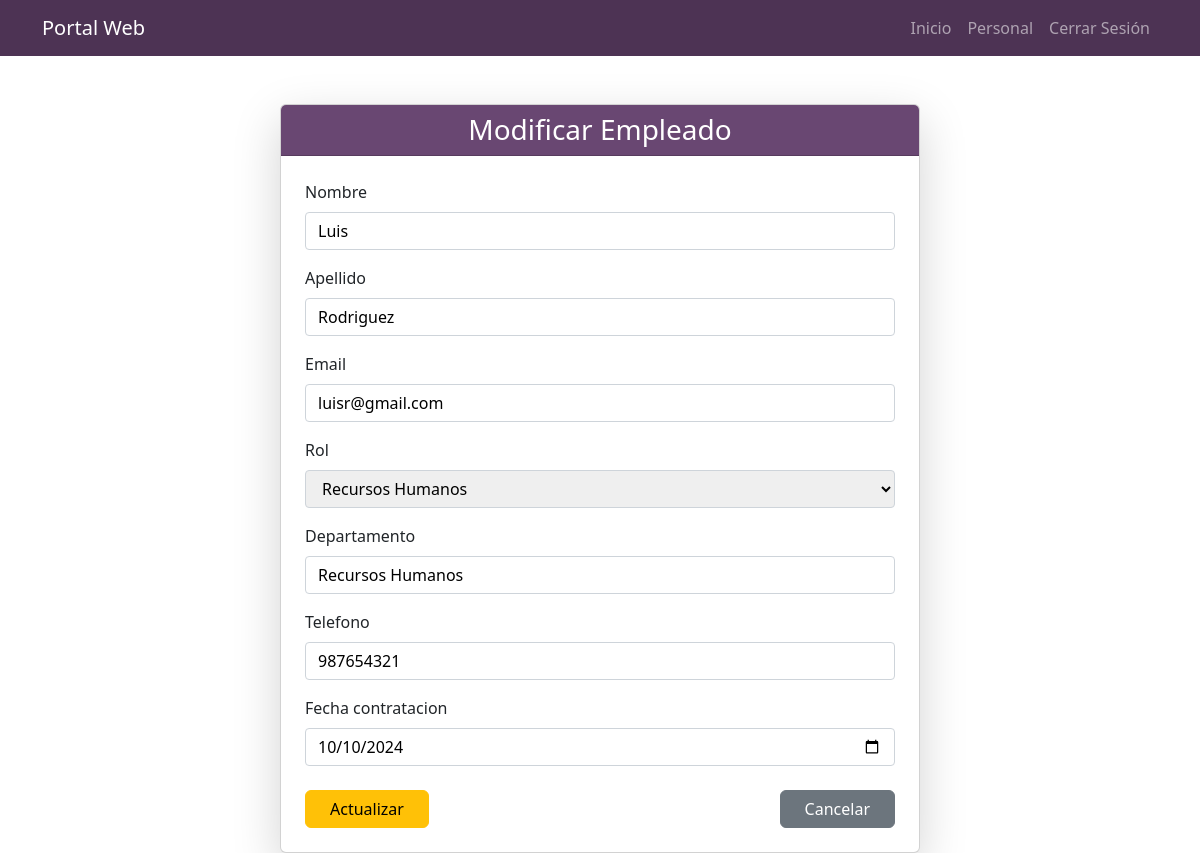
Screenshot of /modificar_empleado/1/ (signed in) with the database file from the repository.
### app/models.py (models this page shows, shortened)
class Empleado(models.Model):
    ROLES = (
        ('Gerente', 'Gerente'),
        ('Desarrollador', 'Desarrollador'),
        ('Recursos Humanos', 'Recursos Humanos'),
        ('Vendedor', 'Vendedor'),
    )
    nombre = models.CharField(max_length=50)
    apellido = models.CharField(max_length=50)
    email = models.EmailField(unique=True)
    rol = models.CharField(max_length=50, choices=ROLES)
    departamento = models.CharField(max_length=50)
    fecha_contratacion = models.DateField()
    telefono = models.CharField(max_length=15)
    usuario = models.ForeignKey(User, on_delete=models.CASCADE)

### app/views.py (the view)
# urls.py: path('modificar_empleado/<int:empleado_id>/', views.modificar_empleado, name='modificar_empleado'),
@login_required
def modificar_empleado(request, empleado_id):
    empleado = get_object_or_404(Empleado, id=empleado_id, usuario=request.user)
    if request.method == 'POST':
        form = EmpleadoForm(request.POST, instance=empleado)
        if form.is_valid():
            form.save()
            return redirect('personal')
    else:
        form = EmpleadoForm(instance=empleado)
    return render(request, 'personal/modificar_empleado.html', {'form': form, 'empleado': empleado})

### app/forms.py
class EmpleadoForm(forms.ModelForm):
    class Meta:
        model = Empleado
        fields = ['nombre', 'apellido', 'email', 'rol', 'departamento', 'telefono', 'fecha_contratacion']
        widgets = {
            'fecha_contratacion': forms.DateInput(attrs={'type': 'date'}),
        }

### app/templates/personal/modificar_empleado.html (shortened to what this page needs)
{% extends "base.html" %}
{% block content %}
<div class="container mt-5 d-flex justify-content-center">
    <div class="card shadow-lg" style="width: 40rem;">
        <div class="card-header text-center">
            <h3 class="mb-0">Modificar Empleado</h3>
        </div>
        <div class="card-body p-4">
            <form method="POST">
                {% for field in form %}
                <div class="mb-3">
                    <label for="{{ field.id_for_label }}"
                            class="form-label"
                            style="display: block; margin-bottom: 0.5rem;">
                        {{ field.label }}
                    </label>
                    {{ field }}
                </div>
                {% endfor %}
                <div class="d-flex justify-content-between mt-4">
                    <button type="submit" class="btn btn-warning px-4">Actualizar</button>
                    <a href="{% url 'personal' %}" class="btn btn-secondary px-4">Cancelar</a>
                </div>
            </form>
        </div>
    </div>
</div>
{% endblock %}

### app/templates/personal/modificar_empleado.html (style rules this page uses)
.card-header { background-color: #694772; color: #fff; }
input, select, textarea { width: 100%; padding: 0.375rem 0.75rem; border: 1px solid #ced4da; border-radius: 0.25rem; font-size: 1rem; }

### rows the page displays
Empleado: form "Luis" "Rodriguez" "luisr@gmail.com" "Recursos Humanos" "Recursos Humanos" "987654321" "10/10/2024"

### other values shown
{{ field.label }} "Nombre" "Apellido" "Email" "Rol" "Departamento" "Telefono" "Fecha contratacion"
